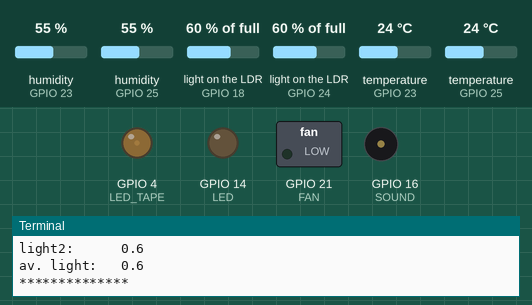
This program was run on a simulated Raspberry Pi (BCM pin numbers). Parts: switched loads named in the program (green lamp = pin HIGH), output pins drawn as LEDs (lit = HIGH), buzzer (waves = sounding), the last lines printed to the terminal. Dashed ring = blinking. Inputs (shaded band) come from the test bench; at power-on: light on the LDR (sensors on GPIO 18, GPIO 24) 60 % of full, humidity (sensors on GPIO 23, GPIO 25) 55 %, temperature (sensors on GPIO 23, GPIO 25) 24 °C.

Above: at 1.2 s.
1.3 s: light on the LDR (sensor on GPIO 18) set to 78 % of full
5.6 s: light on the LDR (sensor on GPIO 18) set to 82 % of full
At 6.8 s:
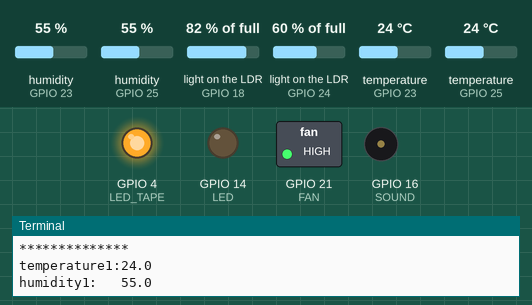
10.1 s: light on the LDR (sensor on GPIO 24) set to 56 % of full
At 10.67 s:
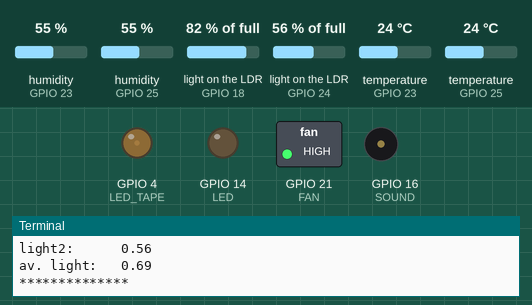
13.6 s: light on the LDR (sensor on GPIO 24) set to 75 % of full
At 14.64 s:
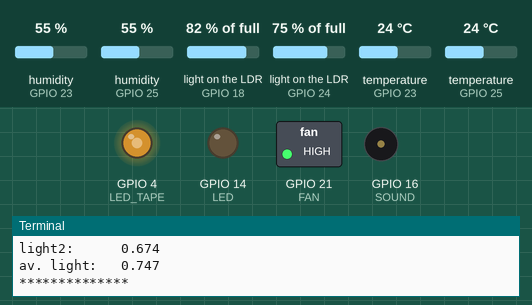
17.1 s: light on the LDR (sensor on GPIO 24) set to 2 % of full
At 19.45 s:
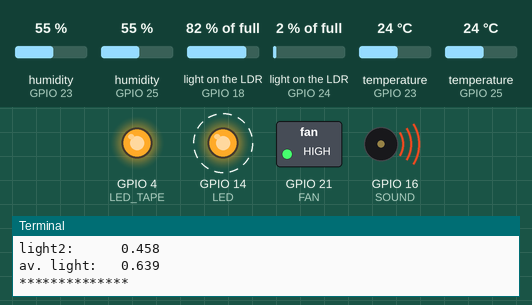
Timing chart, 0 to 21.6 s (numbered marks = the images above; inputs shaded):
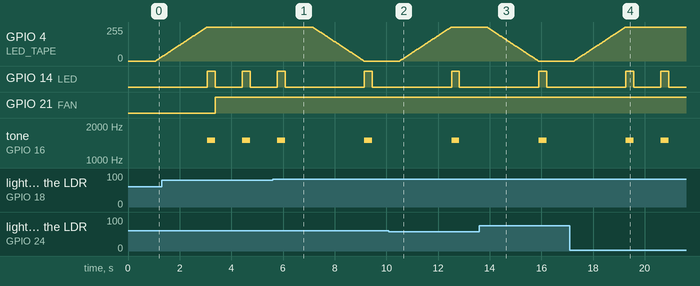

Measured:
- the behaviour switches between 79 and 80 % of full on light on the LDR (sensor on GPIO 18) (found by bisection; images 0 and 1)
- the behaviour switches between 58 and 57 % of full on light on the LDR (sensor on GPIO 24) (found by bisection; images 1 and 2)
- after the input at 5.6 s, GPIO 4 (LED_TAPE): moves from 255/255 to 0/255 over 2.0 s, starting after 1.6 s; GPIO 14 (LED): LOW → HIGH after 3.6 s, → LOW 0.30 s later; tone on GPIO 16 (SOUND): silent → 1500 Hz after 3.6 s, → silent 0.30 s later
- after the input at 10.1 s, GPIO 4 (LED_TAPE): moves from 0/255 to 255/255 over 2.0 s, starting after 0.43 s
- after the input at 13.6 s, GPIO 4 (LED_TAPE): moves from 255/255 to 0/255 over 2.0 s, starting after 0.30 s
- after the input at 17.1 s, GPIO 4 (LED_TAPE): moves from 0/255 to 255/255 over 2.0 s, starting after 0.17 s
- by itself, GPIO 14 (LED): alternates HIGH for 0.30 s and LOW for 1.1 s
- by itself, tone on GPIO 16 (SOUND): alternates 1500 Hz for 0.30 s and silent for 1.1 s

The program:

demo.py
```python
from gpiozero import LightSensor, Buzzer
import Adafruit_DHT
import RPi.GPIO as GPIO
import time

GPIO.setmode(GPIO.BCM)
GPIO.setwarnings(False)

MAX_TEMPERATURE = 15
MIN_LIGHT = 0.7

LIGHT_SENSOR_1 = 18  # 12
LIGHT_SENSOR_2 = 24  # 18

HYRDO_1 = 25
HYRDO_2 = 23

LED = 14  # 8
FAN = 21  # 40
SOUND = 16  # 36

LED_TAPE = 4  # 7

GPIO.setup(LED_TAPE, GPIO.OUT)
tape_pwm = GPIO.PWM(LED_TAPE, 100)
tape_pwm.start(0)

GPIO.setup(LED, GPIO.OUT)
GPIO.setup(SOUND, GPIO.OUT)
GPIO.setup(FAN, GPIO.OUT)

p = GPIO.PWM(LED, 50)
p.start(0)
p2 = GPIO.PWM(SOUND, 1500)
p2.start(0)
p3 = GPIO.PWM(FAN, 20000)
p3.start(0)

light1 = LightSensor(LIGHT_SENSOR_1)
light2 = LightSensor(LIGHT_SENSOR_2)

LIGHT_ON = False

while True:
    hydroterm1 = Adafruit_DHT.read_retry(Adafruit_DHT.DHT11, HYRDO_1)
    print 'temperature1:' + str(hydroterm1[1])  # temperature
    print 'humidity1:   ' + str(hydroterm1[0])  # hydro

    hydroterm2 = Adafruit_DHT.read_retry(Adafruit_DHT.DHT11, HYRDO_2)
    print 'temperature2:' + str(hydroterm2[1])  # temperature
    print 'humidity2:   ' + str(hydroterm2[0])  # hydro

    print 'light1:      ' + str(light1.value)
    print 'light2:      ' + str(light2.value)

    light = (light1.value + light2.value) / 2
    print 'av. light:   ' + str(light)

    print '**************'

    if light < MIN_LIGHT:
        if LIGHT_ON == False:
            for dc in range(0, 101, 1):
                tape_pwm.ChangeDutyCycle(dc)
                time.sleep(0.02)
            LIGHT_ON = True
    else:
        if LIGHT_ON:
            for dc in range(100, -1, -1):
                tape_pwm.ChangeDutyCycle(dc)
                time.sleep(0.02)
        # tape_pwm.ChangeDutyCycle(0)
        LIGHT_ON = False

    if hydroterm1[1] > MAX_TEMPERATURE or hydroterm2[1] > MAX_TEMPERATURE:
        p.ChangeDutyCycle(100)
        p2.ChangeDutyCycle(10)
        time.sleep(0.3)
        p.ChangeDutyCycle(0)
        p2.ChangeDutyCycle(0)

        p3.ChangeDutyCycle(100)
    else:
        p.ChangeDutyCycle(0)
        p2.ChangeDutyCycle(0)
        p3.ChangeDutyCycle(0)
```
